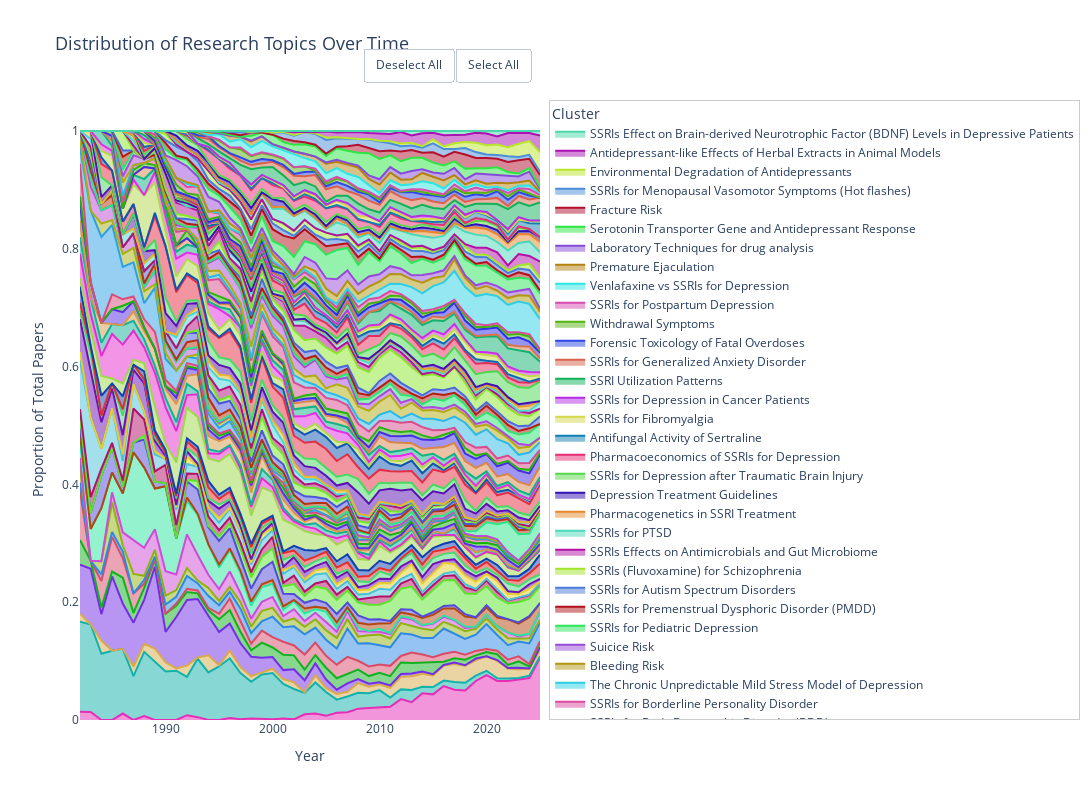

Write notebook code for a chart like this one.
### Markdown cell above
# Plot all clusters

### Code cell
fig_total
